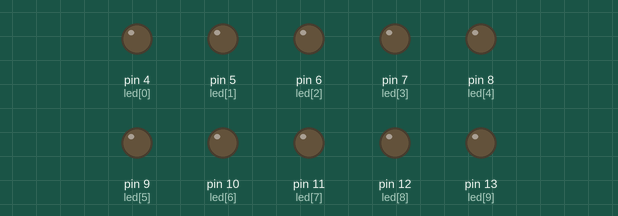
Recording of a sketch running on a simulated Arduino Uno, built with avr-gcc and run on an emulated ATmega328P. Parts: output pins drawn as LEDs (lit = HIGH).

Above: at 0.05 s.
At 0.65 s:
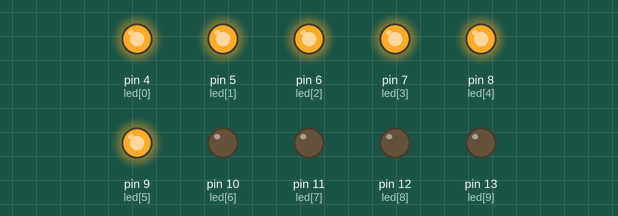
At 1.2 s:
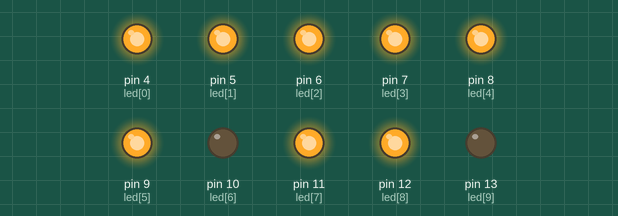
At 38.9 s:
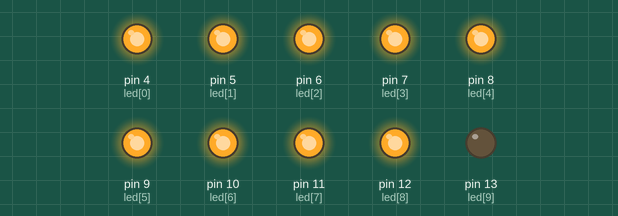
Timing chart, 0 to 40.0 s (numbered marks = the images above):
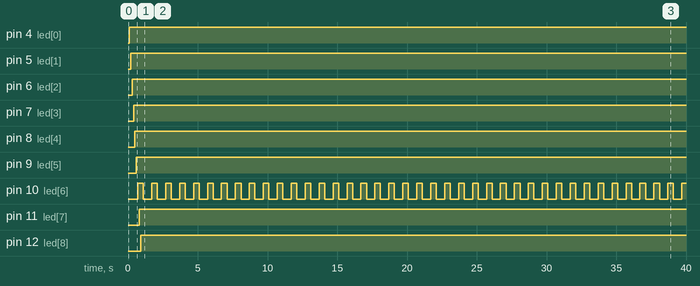

Measured:
- by itself, pin 4 (led[0]): LOW → HIGH at 0.10 s
- by itself, pin 5 (led[1]): LOW → HIGH at 0.20 s
- by itself, pin 6 (led[2]): LOW → HIGH at 0.30 s
- by itself, pin 7 (led[3]): LOW → HIGH at 0.40 s
- by itself, pin 8 (led[4]): LOW → HIGH at 0.50 s
- by itself, pin 9 (led[5]): LOW → HIGH at 0.60 s
- by itself, pin 10 (led[6]): alternates HIGH for 0.40 s and LOW for 0.60 s
- by itself, pin 11 (led[7]): LOW → HIGH at 0.80 s

The sketch:

led6.ino
```cpp
/*
*流水灯
*
*/
#define DELAY 100

byte led[] = {4,5,6,7,8,9,10,11,12,13};
byte led_nr = sizeof(led)/sizeof(led[0]);
byte i = 0;
unsigned long lasttime;
void setup()
{
	for(i=0;i<led_nr;i++)
		pinMode(led[i],OUTPUT);
	lasttime = millis();
	i = 0;
}

void loop()
{
	if(millis()-lasttime>=DELAY){
		digitalWrite(led[i],HIGH);
		if(i!=0)
			digitalWrite(led[led_nr-1],LOW);
		else
			digitalWrite(led[i-1],LOW);
		i++;
		i%=led_nr;
		lasttime = millis();
	}
}
```
